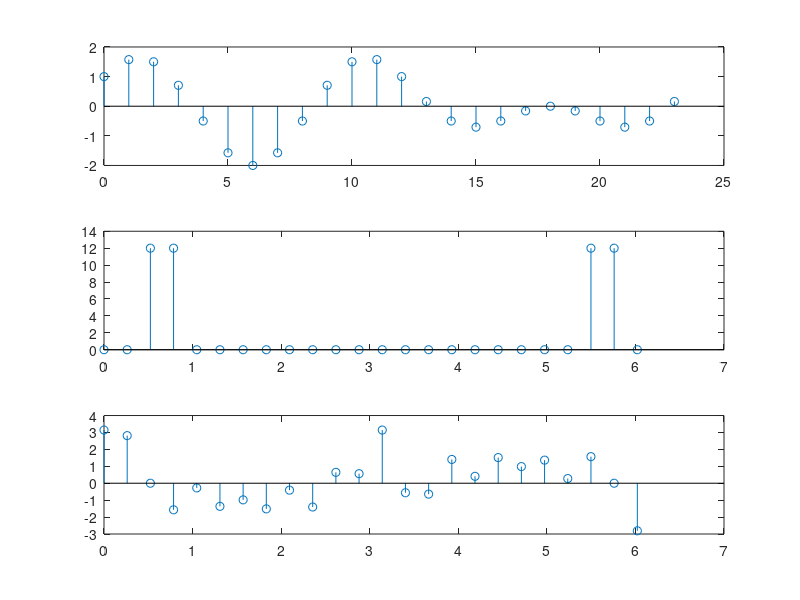

Here is the MATLAB script that generated this plot:

n = 0:23;
xn = sin(pi/4*n) + cos(pi/6*n);
figure(22);
subplot(311);
stem(0:length(xn)-1,xn);

X=fft(xn,24);
subplot(312);
stem((0:length(X)-1)*2*pi/length(X),abs(X));
subplot(313);
stem((0:length(X)-1)*2*pi/length(X),angle(X));
